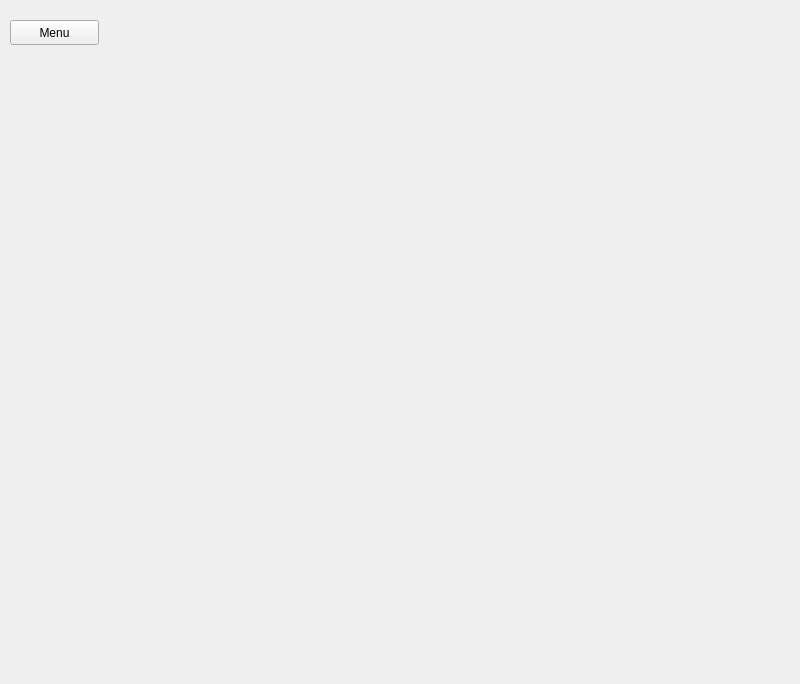
<?xml version="1.0" encoding="UTF-8"?>
<ui version="4.0">
 <class>Game</class>
 <widget class="QWidget" name="Game">
  <property name="geometry">
   <rect>
    <x>0</x>
    <y>0</y>
    <width>800</width>
    <height>684</height>
   </rect>
  </property>
  <property name="windowTitle">
   <string>Form</string>
  </property>
  <widget class="QPushButton" name="MenuButton">
   <property name="geometry">
    <rect>
     <x>10</x>
     <y>20</y>
     <width>89</width>
     <height>25</height>
    </rect>
   </property>
   <property name="text">
    <string>Menu</string>
   </property>
  </widget>
 </widget>
 <resources/>
 <connections/>
</ui>
